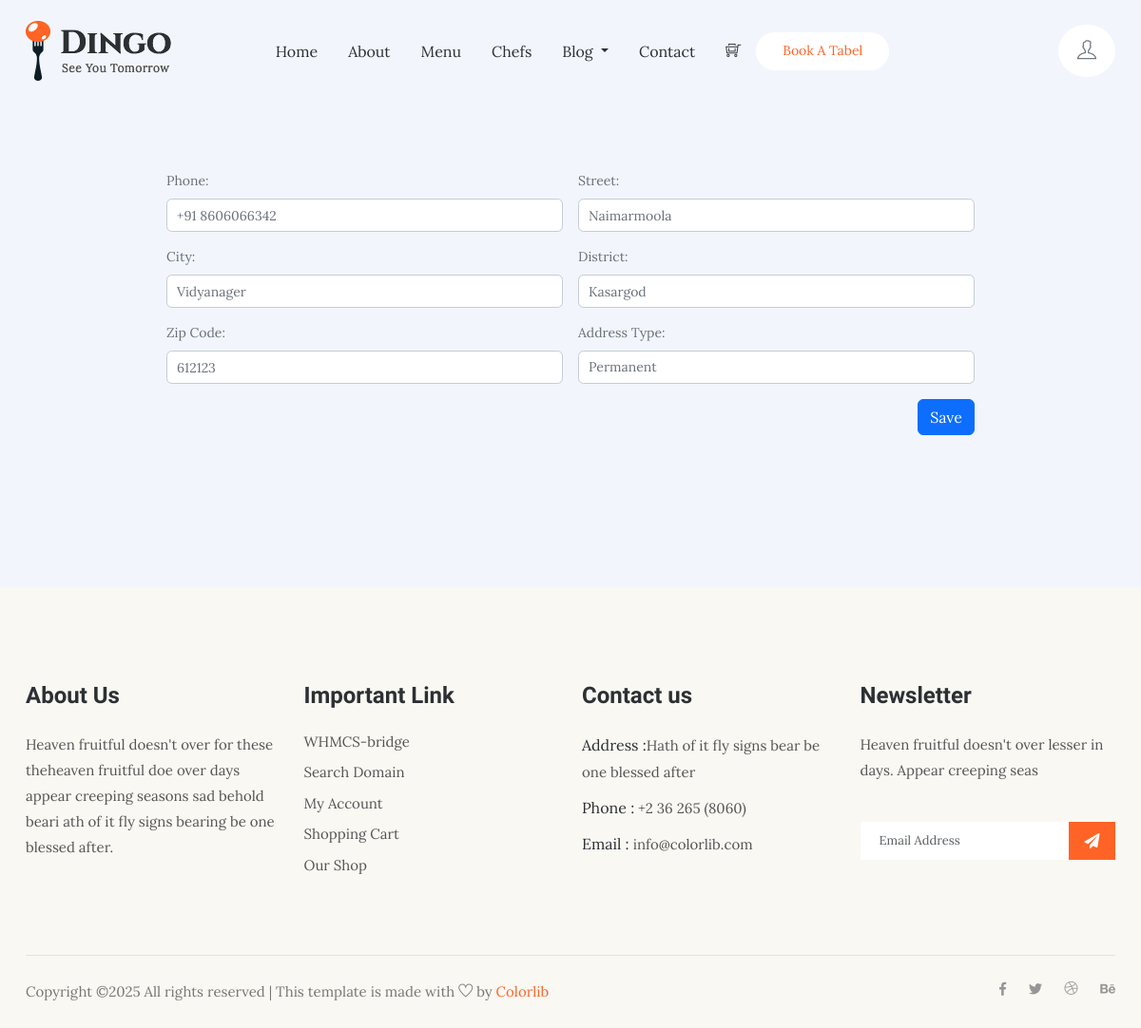
Screenshot of /edit_address/1/ with the database file from the repository.
### DINGO_APP/models.py (models this page shows, shortened)
class Address(models.Model):
    user = models.ForeignKey(User, on_delete=models.CASCADE, null=True)
    phone_number = models.CharField(max_length=10,null=True,blank=True)
    street = models.CharField(max_length=100,null=True,blank=True)
    city = models.CharField(max_length=100,null=True,blank=True)
    district = models.CharField(max_length=100,null=True,blank=True)
    zipcode = models.CharField(max_length=6,null=True,blank=True)
    address_type = models.IntegerField(choices=address_choice,null=True,blank=True)

### DINGO_APP/views.py (the view)
# urls.py: path('edit_address/<int:id>/', views.edit_address, name='edit_address'),
def edit_address(request,id):
    address=Address.objects.get(id=id)
    return render(request,'edit_address.html',locals())

### Templates/edit_address.html (shortened to what this page needs)
<!doctype html>
{% load static %}
<html lang="en">
<head>
    <link href="https://cdn.jsdelivr.net/npm/bootstrap@5.3.2/dist/css/bootstrap.min.css" rel="stylesheet">
    <link rel="stylesheet" href="https://cdn.jsdelivr.net/npm/bootstrap-icons@1.11.1/font/bootstrap-icons.css">
    <link rel="stylesheet" href="{% static 'css/bootstrap.min.css' %}">
    <link href="https://cdn.jsdelivr.net/npm/bootstrap@5.3.0-alpha1/dist/css/bootstrap.min.css" rel="stylesheet">
    <link href="https://cdn.jsdelivr.net/npm/bootstrap@5.3.3/dist/css/bootstrap.min.css" rel="stylesheet">
    <link href="https://cdn.jsdelivr.net/npm/bootstrap@5.3.3/dist/css/bootstrap.min.css" rel="stylesheet">
    <link rel="stylesheet" href="{% static 'css/animate.css' %}">
    <link rel="stylesheet" href="{% static 'css/owl.carousel.min.css' %}">
    <link rel="stylesheet" href="{% static 'css/themify-icons.css' %}">
    <link rel="stylesheet" href="{% static 'css/flaticon.css' %}">
    <link rel="stylesheet" href="{% static 'css/magnific-popup.css' %}">
    <link rel="stylesheet" href="{% static 'css/slick.css' %}">
    <link rel="stylesheet" href="{% static 'css/gijgo.min.css' %}">
    <link rel="stylesheet" href="{% static 'css/nice-select.css' %}">
    <link rel="stylesheet" href="{% static 'css/all.css' %}">
    <link rel="stylesheet" href="{% static 'css/style.css' %}">
    <link rel="stylesheet" href="{% static 'css/login.css' %}">
    <link rel="stylesheet" href="{% static 'css/user.css' %}">
</head>
<body>
    <header class="main_menu home_menu">
        <div class="container">
            <div class="row align-items-center">
                <div class="col-lg-12">
                    <nav class="navbar navbar-expand-lg navbar-light">
                        {% if user.is_active == 1 %}
                        <a class="navbar-brand" href="{% url 'user_home' %}"> <img src="{% static 'img/logo.png' %}" alt="logo"> </a>
                        {% else %}
                        <a class="navbar-brand" href="{% url 'index' %}"> <img src="{% static 'img/logo.png' %}" alt="logo"> </a>
                        {% endif %}
                        <div class=" navbar-collapse main-menu-item "
                            id="navbarSupportedContent">
                            <ul class="navbar-nav">
                                {% if user.is_active == 1 %}
                                <li class="nav-item">
                                    <a class="nav-link" href="{% url 'user_home' %}">Home</a>
                                </li>
                                {% else %}
                                <li class="nav-item">
                                    <a class="nav-link" href="{% url 'index' %}">Home</a>
                                </li>
                                {% endif %}
                                <li class="nav-item">
                                    <a class="nav-link" href="{% url 'about' %}">About</a>
                                </li>
                                <li class="nav-item">
                                    <a class="nav-link" href="{% url 'food_menu' %}">Menu</a>
                                </li>
                                <li class="nav-item">
                                    <a class="nav-link" href="{% url 'chefs' %}">Chefs</a>
                                </li>
                                <li class="nav-item dropdown">
                                    <a class="nav-link dropdown-toggle" href="{% url 'blog' %}" id="navbarDropdown" role="button" data-toggle="dropdown" aria-haspopup="true" aria-expanded="false">
                                        Blog
                                    </a>
                                </li>
                                <li class="nav-item">
                                    <a class="nav-link" href="{% url 'contact' %}">Contact</a>
                                </li>
                                <li class="nav-item">
                                    <a class="nav-link" href="{% url 'cart' %}">
                                        <i class="ti-shopping-cart-full" role="right-icon"></i>
                                    </a>
                                </li>
                            </ul>
                            <div class="menu_btn">
                                <a href="#" class="btn_1 d-none d-sm-block">book a tabel</a>
                            </div>
                        </div>
                        <div>
                            <ul class="user_ul">
                                <li class="nav-item dropdown user_dropdown">
                                    <a class="eg-link" data-bs-toggle="modal">
                                         <i class="ti-user" role="right-icon"></i>
                                    </a>
                                </li>
                            </ul>
                        </div>
                    </nav>
                </div>
            </div>
        </div>
    </header>
    <div class="container" style="padding: 10rem;">
        <form class="row g-3 needs-validation" method="post" action="{% url 'update_address' address.id %}" novalidate>
            <div class="col-md-6">
                <label for="phone" class="form-label">Phone:</label>
                <input type="text" name="phone_number" class="form-control" id="phone" value="{{ address.phone_number }}" required>
            </div>
            <div class="col-md-6">
                <label for="street" class="form-label">Street:</label>
                <input type="text" name="street" class="form-control" id="street" value="{{ address.street  }}" required>
            </div>
            <div class="col-md-6">
                <label for="city" class="form-label">City:</label>
                <input type="text" name="city" class="form-control" id="city" value="{{ address.city  }}" required>
            </div>
            <div class="col-md-6">
                <label for="district" class="form-label">District:</label>
                <input type="text" name="district" class="form-control" id="district" value="{{ address.district  }}" required>
            </div>
            <div class="col-md-6">
                <label for="zipcode" class="form-label">Zip Code:</label>
                <input type="text" name="zipcode" class="form-control" id="zipcode" value="{{ address.zipcode  }}" required>
            </div>
            <div class="col-md-6">
                <label>Address Type:</label>
                <select name="address_type" class="form-control">
                    <option value="1" >Permanent</option>
                </select>
            </div>
            <div class="col-12 ">
              <button class="btn btn-primary float-end" type="submit">Save</button>
            </div>
          </form>
    </div>
    <footer class="footer-area">
        <div class="container">
            <div class="row">
                <div class="col-xl-3 col-sm-6 col-md-3 col-lg-3">
                    <div class="single-footer-widget footer_1">
                        <h4>About Us</h4>
                        <p>Heaven fruitful doesn't over for these theheaven fruitful doe over days
                            appear creeping seasons sad behold beari ath of it fly signs bearing
                            be one blessed after.</p>
                    </div>
                </div>
                <div class="col-xl-3 col-sm-6 col-md-2 col-lg-3">
                    <div class="single-footer-widget footer_2">
                        <h4>Important Link</h4>
                        <div class="contact_info">
                            <ul>
                                <li><a href="#">WHMCS-bridge</a></li>
                                <li><a href="#"> Search Domain</a></li>
                                <li><a href="#">My Account</a></li>
                                <li><a href="#">Shopping Cart</a></li>
                                <li><a href="#"> Our Shop</a></li>
                            </ul>
                        </div>
                    </div>
                </div>
                <div class="col-xl-3 col-sm-6 col-md-3 col-lg-3">
                    <div class="single-footer-widget footer_2">
                        <h4>Contact us</h4>
                        <div class="contact_info">
                            <p><span> Address :</span>Hath of it fly signs bear be one blessed after </p>
                            <p><span> Phone :</span> +2 36 265 (8060)</p>
                            <p><span> Email : </span>info@colorlib.com </p>
                        </div>
                    </div>
                </div>
                <div class="col-xl-3 col-sm-6 col-md-4 col-lg-3">
                    <div class="single-footer-widget footer_3">
                        <h4>Newsletter</h4>
                        <p>Heaven fruitful doesn't over lesser in days. Appear creeping seas</p>
                        <form action="#">
                            <div class="form-group">
                                <div class="input-group mb-3">
                                    <input type="text" class="form-control" placeholder='Email Address'
                                        onfocus="this.placeholder = ''" onblur="this.placeholder = 'Email Address'">
                                    <div class="input-group-append">
                                        <button class="btn" type="button"><i class="fas fa-paper-plane"></i></button>
                                    </div>
                                </div>
                            </div>
                        </form>
                    </div>
                </div>
            </div>
            <div class="copyright_part_text">
                <div class="row">
                    <div class="col-lg-8">
                        <p class="footer-text m-0">
                             Copyright &copy;<script>document.write(new Date().getFullYear());</script> All rights reserved | This template is made with <i class="ti-heart" aria-hidden="true"></i> by <a href="https://colorlib.com" target="_blank">Colorlib</a>
                        </p>
                    </div>
                    <div class="col-lg-4">
                        <div class="copyright_social_icon text-right">
                            <a href="#"><i class="fab fa-facebook-f"></i></a>
                            <a href="#"><i class="fab fa-twitter"></i></a>
                            <a href="#"><i class="ti-dribbble"></i></a>
                            <a href="#"><i class="fab fa-behance"></i></a>
                        </div>
                    </div>
                </div>
            </div>
        </div>
    </footer>
</body>
</body>
</html>

### static/css/all.css (style rules this page uses)
.fa, .fas, .far, .fal, .fab { -moz-osx-font-smoothing: grayscale; -webkit-font-smoothing: antialiased; display: inline-block; font-style: normal; font-variant: normal; text-rendering: auto; line-height: 1; }
.fa-behance:before { content: "\f1b4"; }
.fa-facebook-f:before { content: "\f39e"; }
.fa-paper-plane:before { content: "\f1d8"; }
.fa-twitter:before { content: "\f099"; }
.fab { font-family: 'Font Awesome 5 Brands'; }
.fa, .fas { font-family: 'Font Awesome 5 Free'; font-weight: 900; }

### static/css/user.css (style rules this page uses)
.user_ul { margin-bottom: 0; }
.user_dropdown .eg-link { background: #fff; padding: 15px 20px; font-size: 20px; border-radius: 50%; }
.navbar-nav li { height: 38px; align-content: center; }

### Templates/edit_address.html (style rules this page uses)
button { padding: 5px 10px; font-size: 16px; cursor: pointer; border: none; }
body { margin-top:20px; background-color:#f2f6fc; color:#69707a; }
.form-control, .dataTable-input { display: block; width: 100%; padding: 0.875rem 1.125rem; font-size: 0.875rem; font-weight: 400; line-height: 1; color: #69707a; background-color: #fff; background-clip: padding-box; border: 1px solid #c5ccd6; -webkit-appearance: none; -moz-appearance: none; appearance: none; border-radius: 0.35rem; transition: border-color 0.15s ease-in-out, box-shadow 0.15s ease-in-out; }
body { margin-top:20px; }
.form-control { padding: 0px 10px; line-height: normal; }

### rows the page displays
Address: phone_number "+91 8606066342", street "Naimarmoola", city "Vidyanager", district "Kasargod", zipcode "612123"
